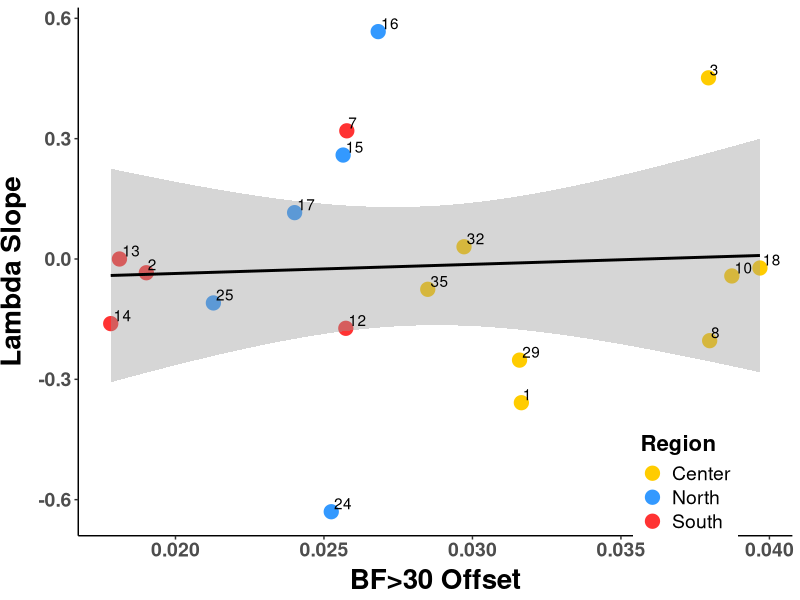
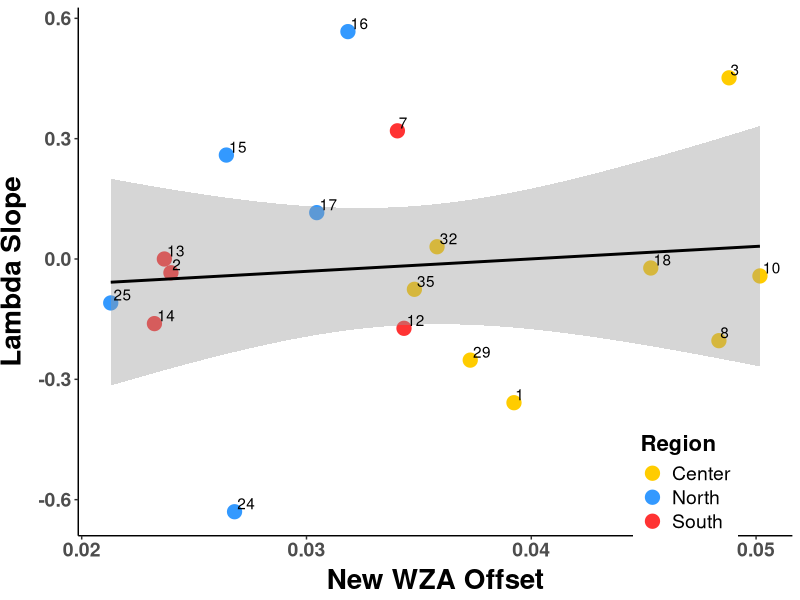
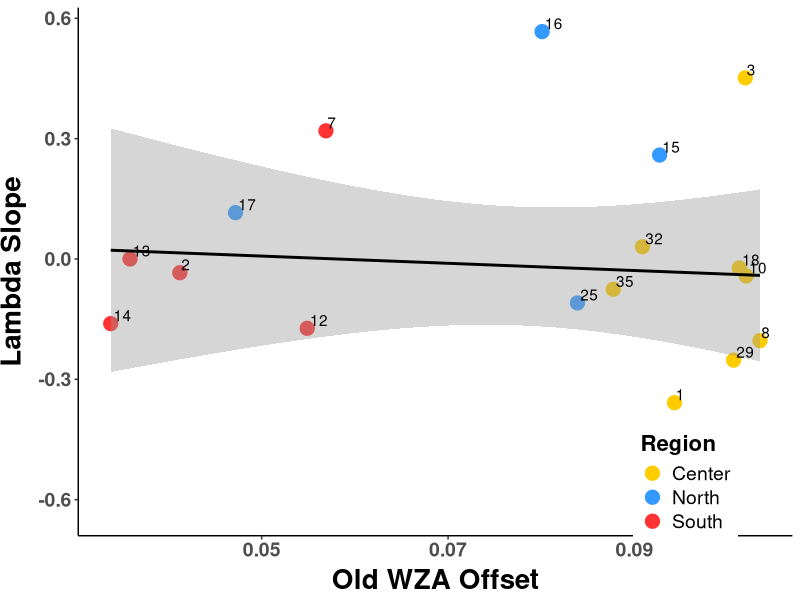
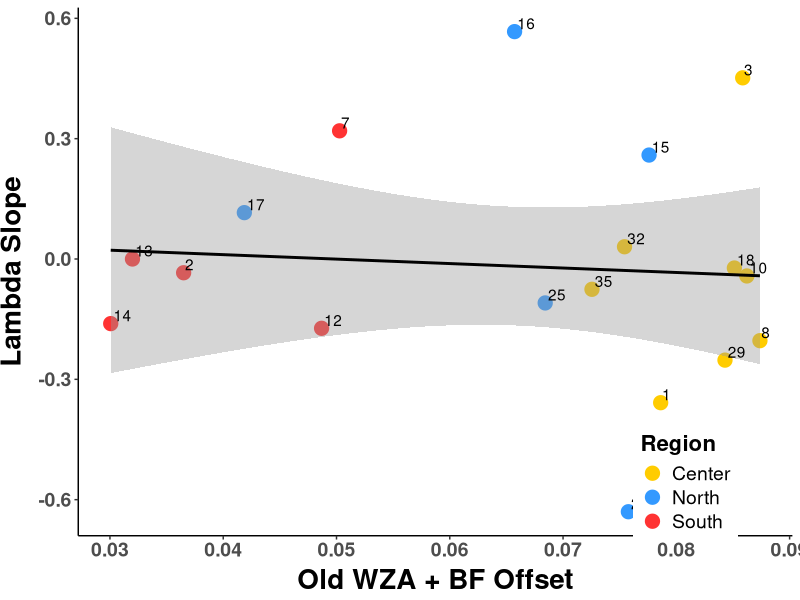
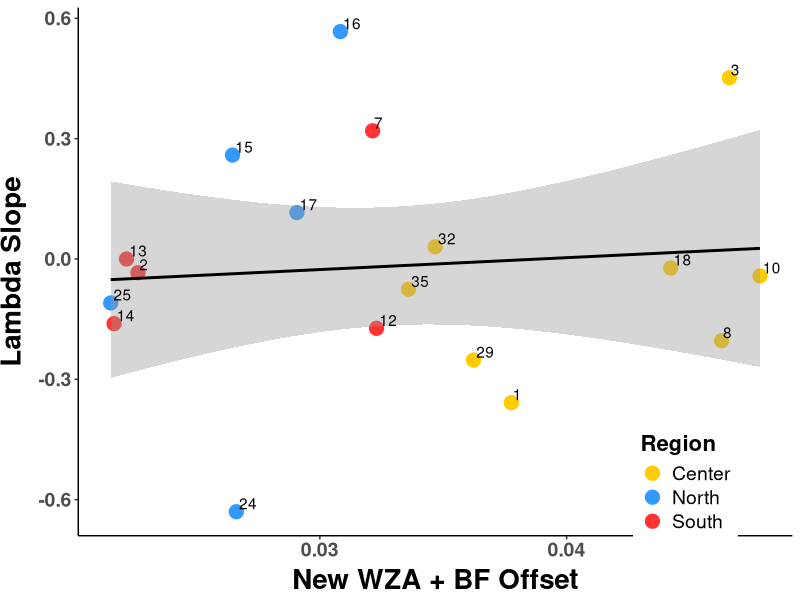
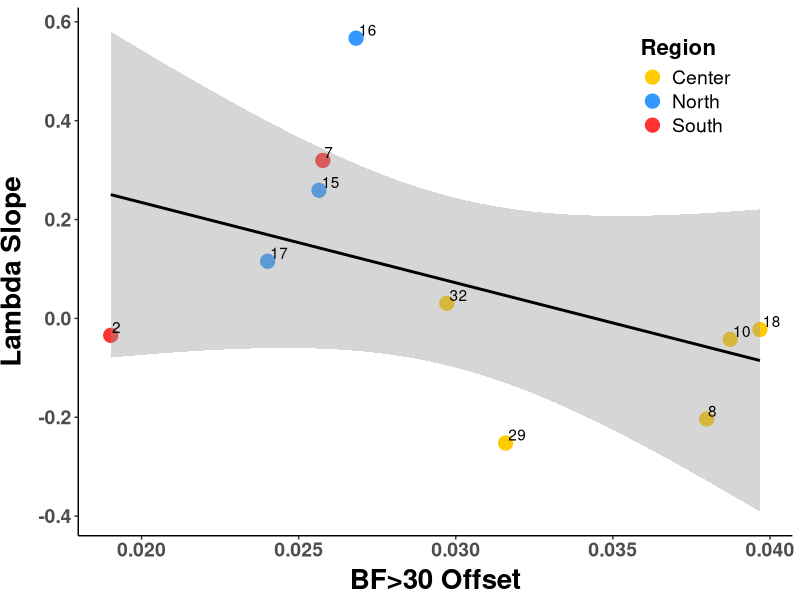
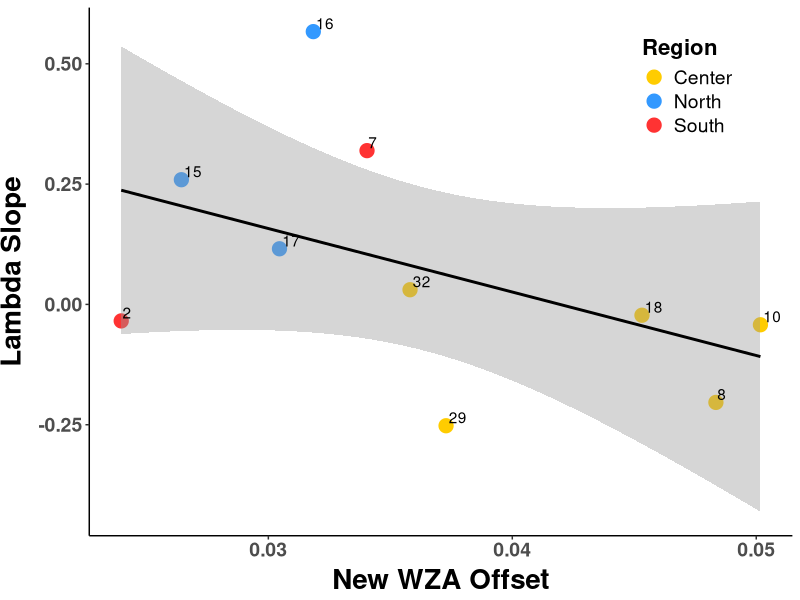
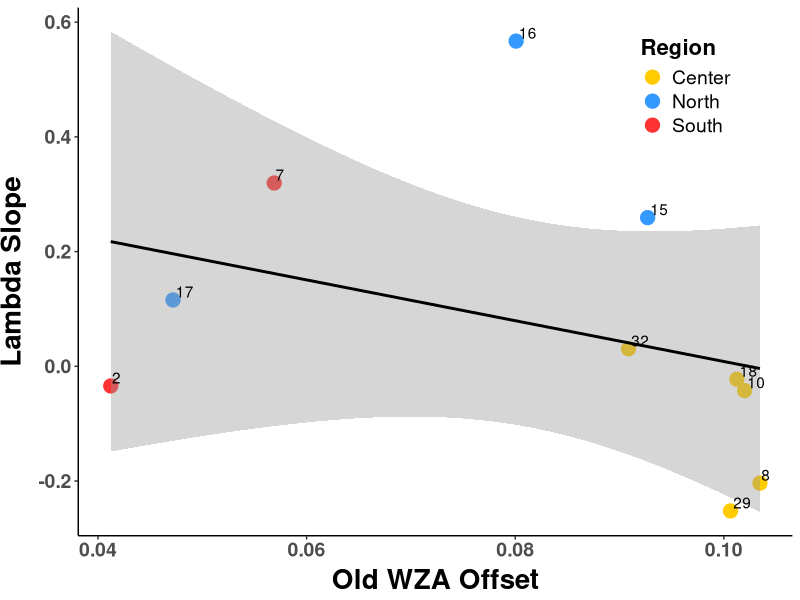

Here is the R script that generated these plots, in order:
##################################################################################
## Plot offset against lambda_slope_1215
## Author Daniel Anstett
## 
## 
## Last Modified April 19, 2023
###################################################################################

#Library install and import
library(tidyverse) 
library(car)
library(ggrepel)

#Import data
offset_pop <- read_csv("data/genomic_data/offset_pop_sense_oldrange.csv")
names(offset_pop)[names(offset_pop) == 'Region...17'] <- 'Region'
offset_pop <- offset_pop %>% filter(Demo_ID!=31)
offset_pop_10 <- offset_pop %>% filter(Paper_ID<13)

#bf30 
#env9 
#oldWZA 
#old_snp_set 
#new_snp_set 


#stats
lm.bf30 <- lm(lambda_slope_1215~offset_bf30,data=offset_pop)
lm.env9  <- lm(lambda_slope_1215~offset_env9 ,data=offset_pop)
lm.oldWZA <- lm(lambda_slope_1215~offset_oldWZA,data=offset_pop)
lm.old_snp_set  <- lm(lambda_slope_1215~offset_old_snp_set,data=offset_pop)
lm.new_snp_set  <- lm(lambda_slope_1215~offset_new_snp_set ,data=offset_pop)

lm.bf30_10 <- lm(lambda_slope_1215~offset_bf30,data=offset_pop_10)
lm.env9_10 <- lm(lambda_slope_1215~offset_env9,data=offset_pop_10)
lm.oldWZA_10 <- lm(lambda_slope_1215~offset_oldWZA,data=offset_pop_10)
lm.old_snp_set_10 <- lm(lambda_slope_1215~offset_old_snp_set,data=offset_pop_10)
lm.new_snp_set_10 <- lm(lambda_slope_1215~offset_new_snp_set,data=offset_pop_10)


Anova(lm.bf30,type="III")
Anova(lm.env9,type="III")
Anova(lm.oldWZA ,type="III")
Anova(lm.old_snp_set ,type="III")
Anova(lm.new_snp_set,type="III")


Anova(lm.bf30_10,type="III")
Anova(lm.env9_10,type="III")
Anova(lm.oldWZA_10,type="III")
Anova(lm.old_snp_set_10,type="III")
Anova(lm.new_snp_set_10,type="III")






###########################################################################################################
#2012-2015 offset plotted against lambda

#BF30
ggplot(offset_pop, aes(x=offset_bf30, y=lambda_slope_1215, label=Demo_ID)) + 
  geom_point(aes(color=Region), size =4.5)+
  geom_smooth(method=lm,color="black")+
#  geom_label_repel(aes(label = ID))+
  geom_text(hjust=-.15, vjust=-.2)+
  scale_y_continuous(name="Lambda Slope")+
  scale_x_continuous(name="BF>30 Offset")+
  scale_color_manual(values= c("North"="#3399FF", "Center"="#FFCC00", "South"="#FF3333"))+
  theme_classic() + theme(
    axis.text.x = element_text(size=14, face="bold"),
    axis.text.y = element_text(size=14,face="bold"),
    axis.title.x = element_text(color="black", size=20, vjust = 0.5, face="bold"),
    axis.title.y = element_text(color="black", size=20,vjust = 2, face="bold",hjust=0.5),
    #legend.position = c(0.85, 0.25),legend.text=element_text(size=14),
    legend.position = c(0.85, 0.10),legend.text=element_text(size=14),
    legend.title=element_text(size=16,face="bold"))
ggsave("Graphs/Old_range/1_offset_lambda_bf30.pdf",width=8, height = 6, units = "in")


#env9 - new WZA 
ggplot(offset_pop, aes(x=offset_env9, y=lambda_slope_1215, label=Demo_ID)) + 
  geom_point(aes(color=Region), size =4.5)+
  geom_smooth(method=lm,color="black")+
  #  geom_label_repel(aes(label = ID))+
  geom_text(hjust=-.15, vjust=-.2)+
  scale_y_continuous(name="Lambda Slope")+
  scale_x_continuous(name="New WZA Offset")+
  scale_color_manual(values= c("North"="#3399FF", "Center"="#FFCC00", "South"="#FF3333"))+
  theme_classic() + theme(
    axis.text.x = element_text(size=14, face="bold"),
    axis.text.y = element_text(size=14,face="bold"),
    axis.title.x = element_text(color="black", size=20, vjust = 0.5, face="bold"),
    axis.title.y = element_text(color="black", size=20,vjust = 2, face="bold",hjust=0.5),
    #legend.position = c(0.85, 0.85),legend.text=element_text(size=14),
    legend.position = c(0.85, 0.10),legend.text=element_text(size=14),
    legend.title=element_text(size=16,face="bold"))
ggsave("Graphs/Old_range/2_offset_lambda_env9.pdf",width=7, height = 5, units = "in")

#Old WZA
ggplot(offset_pop, aes(x=offset_oldWZA , y=lambda_slope_1215, label=Demo_ID)) + 
  geom_point(aes(color=Region), size =4.5)+
  geom_smooth(method=lm,color="black")+
  #  geom_label_repel(aes(label = ID))+
  geom_text(hjust=-.15, vjust=-.2)+
  scale_y_continuous(name="Lambda Slope")+
  scale_x_continuous(name="Old WZA Offset")+
  scale_color_manual(values= c("North"="#3399FF", "Center"="#FFCC00", "South"="#FF3333"))+
  theme_classic() + theme(
    axis.text.x = element_text(size=14, face="bold"),
    axis.text.y = element_text(size=14,face="bold"),
    axis.title.x = element_text(color="black", size=20, vjust = 0.5, face="bold"),
    axis.title.y = element_text(color="black", size=20,vjust = 2, face="bold",hjust=0.5),
    #legend.position = c(0.85, 0.85),legend.text=element_text(size=14),
    legend.position = c(0.85, 0.10),legend.text=element_text(size=14),
    legend.title=element_text(size=16,face="bold"))
ggsave("Graphs/Old_range/3_offset_lambda_oldWZA.pdf",width=7, height = 5, units = "in")

#Old snp set
ggplot(offset_pop, aes(x=offset_old_snp_set  , y=lambda_slope_1215, label=Demo_ID)) + 
  geom_point(aes(color=Region), size =4.5)+
  geom_smooth(method=lm,color="black")+
  #  geom_label_repel(aes(label = ID))+
  geom_text(hjust=-.15, vjust=-.2)+
  scale_y_continuous(name="Lambda Slope")+
  scale_x_continuous(name="Old WZA + BF Offset")+
  scale_color_manual(values= c("North"="#3399FF", "Center"="#FFCC00", "South"="#FF3333"))+
  theme_classic() + theme(
    axis.text.x = element_text(size=14, face="bold"),
    axis.text.y = element_text(size=14,face="bold"),
    axis.title.x = element_text(color="black", size=20, vjust = 0.5, face="bold"),
    axis.title.y = element_text(color="black", size=20,vjust = 2, face="bold",hjust=0.5),
    #legend.position = c(0.85, 0.85),legend.text=element_text(size=14),
    legend.position = c(0.85, 0.10),legend.text=element_text(size=14),
    legend.title=element_text(size=16,face="bold"))
ggsave("Graphs/Old_range/4_offset_lambda_old_snp_set.pdf",width=7, height = 5, units = "in")


#New WZA
ggplot(offset_pop, aes(x=offset_new_snp_set  , y=lambda_slope_1215, label=Demo_ID)) + 
  geom_point(aes(color=Region), size =4.5)+
  geom_smooth(method=lm,color="black")+
  #  geom_label_repel(aes(label = ID))+
  geom_text(hjust=-.15, vjust=-.2)+
  scale_y_continuous(name="Lambda Slope")+
  scale_x_continuous(name="New WZA + BF Offset")+
  scale_color_manual(values= c("North"="#3399FF", "Center"="#FFCC00", "South"="#FF3333"))+
  theme_classic() + theme(
    axis.text.x = element_text(size=14, face="bold"),
    axis.text.y = element_text(size=14,face="bold"),
    axis.title.x = element_text(color="black", size=20, vjust = 0.5, face="bold"),
    axis.title.y = element_text(color="black", size=20,vjust = 2, face="bold",hjust=0.5),
    #legend.position = c(0.85, 0.85),legend.text=element_text(size=14),
    legend.position = c(0.85, 0.10),legend.text=element_text(size=14),
    legend.title=element_text(size=16,face="bold"))
ggsave("Graphs/Old_range/5_offset_lambda_new_snp_set.pdf",width=7, height = 5, units = "in")



##################################################################################################################
#Offset pop with 10 initial populations

#BF30
ggplot(offset_pop_10, aes(x=offset_bf30, y=lambda_slope_1215, label=Demo_ID)) + 
  geom_point(aes(color=Region), size =4.5)+
  geom_smooth(method=lm,color="black")+
  #  geom_label_repel(aes(label = ID))+
  geom_text(hjust=-.15, vjust=-.2)+
  scale_y_continuous(name="Lambda Slope")+
  scale_x_continuous(name="BF>30 Offset")+
  scale_color_manual(values= c("North"="#3399FF", "Center"="#FFCC00", "South"="#FF3333"))+
  theme_classic() + theme(
    axis.text.x = element_text(size=14, face="bold"),
    axis.text.y = element_text(size=14,face="bold"),
    axis.title.x = element_text(color="black", size=20, vjust = 0.5, face="bold"),
    axis.title.y = element_text(color="black", size=20,vjust = 2, face="bold",hjust=0.5),
    #legend.position = c(0.85, 0.25),legend.text=element_text(size=14),
    legend.position = c(0.85, 0.85),legend.text=element_text(size=14),
    legend.title=element_text(size=16,face="bold"))
ggsave("Graphs/Old_range/1_offset_lambda_bf30_only10.pdf",width=8, height = 6, units = "in")


#env9 - new WZA 
ggplot(offset_pop_10, aes(x=offset_env9, y=lambda_slope_1215, label=Demo_ID)) + 
  geom_point(aes(color=Region), size =4.5)+
  geom_smooth(method=lm,color="black")+
  #  geom_label_repel(aes(label = ID))+
  geom_text(hjust=-.15, vjust=-.2)+
  scale_y_continuous(name="Lambda Slope")+
  scale_x_continuous(name="New WZA Offset")+
  scale_color_manual(values= c("North"="#3399FF", "Center"="#FFCC00", "South"="#FF3333"))+
  theme_classic() + theme(
    axis.text.x = element_text(size=14, face="bold"),
    axis.text.y = element_text(size=14,face="bold"),
    axis.title.x = element_text(color="black", size=20, vjust = 0.5, face="bold"),
    axis.title.y = element_text(color="black", size=20,vjust = 2, face="bold",hjust=0.5),
    #legend.position = c(0.85, 0.85),legend.text=element_text(size=14),
    legend.position = c(0.85, 0.85),legend.text=element_text(size=14),
    legend.title=element_text(size=16,face="bold"))
ggsave("Graphs/Old_range/2_offset_lambda_env9_only10.pdf",width=7, height = 5, units = "in")

#Old WZA
ggplot(offset_pop_10, aes(x=offset_oldWZA , y=lambda_slope_1215, label=Demo_ID)) + 
  geom_point(aes(color=Region), size =4.5)+
  geom_smooth(method=lm,color="black")+
  #  geom_label_repel(aes(label = ID))+
  geom_text(hjust=-.15, vjust=-.2)+
  scale_y_continuous(name="Lambda Slope")+
  scale_x_continuous(name="Old WZA Offset")+
  scale_color_manual(values= c("North"="#3399FF", "Center"="#FFCC00", "South"="#FF3333"))+
  theme_classic() + theme(
    axis.text.x = element_text(size=14, face="bold"),
    axis.text.y = element_text(size=14,face="bold"),
    axis.title.x = element_text(color="black", size=20, vjust = 0.5, face="bold"),
    axis.title.y = element_text(color="black", size=20,vjust = 2, face="bold",hjust=0.5),
    #legend.position = c(0.85, 0.85),legend.text=element_text(size=14),
    legend.position = c(0.85, 0.85),legend.text=element_text(size=14),
    legend.title=element_text(size=16,face="bold"))
ggsave("Graphs/Old_range/3_offset_lambda_oldWZA_only10.pdf",width=7, height = 5, units = "in")

#Old snp set
ggplot(offset_pop_10, aes(x=offset_old_snp_set  , y=lambda_slope_1215, label=Demo_ID)) + 
  geom_point(aes(color=Region), size =4.5)+
  geom_smooth(method=lm,color="black")+
  #  geom_label_repel(aes(label = ID))+
  geom_text(hjust=-.15, vjust=-.2)+
  scale_y_continuous(name="Lambda Slope")+
  scale_x_continuous(name="Old WZA + BF Offset")+
  scale_color_manual(values= c("North"="#3399FF", "Center"="#FFCC00", "South"="#FF3333"))+
  theme_classic() + theme(
    axis.text.x = element_text(size=14, face="bold"),
    axis.text.y = element_text(size=14,face="bold"),
    axis.title.x = element_text(color="black", size=20, vjust = 0.5, face="bold"),
    axis.title.y = element_text(color="black", size=20,vjust = 2, face="bold",hjust=0.5),
    #legend.position = c(0.85, 0.85),legend.text=element_text(size=14),
    legend.position = c(0.85, 0.85),legend.text=element_text(size=14),
    legend.title=element_text(size=16,face="bold"))
ggsave("Graphs/Old_range/4_offset_lambda_old_snp_set_only10.pdf",width=7, height = 5, units = "in")


#New WZA
ggplot(offset_pop_10, aes(x=offset_new_snp_set  , y=lambda_slope_1215, label=Demo_ID)) + 
  geom_point(aes(color=Region), size =4.5)+
  geom_smooth(method=lm,color="black")+
  #  geom_label_repel(aes(label = ID))+
  geom_text(hjust=-.15, vjust=-.2)+
  scale_y_continuous(name="Lambda Slope")+
  scale_x_continuous(name="New WZA + BF Offset")+
  scale_color_manual(values= c("North"="#3399FF", "Center"="#FFCC00", "South"="#FF3333"))+
  theme_classic() + theme(
    axis.text.x = element_text(size=14, face="bold"),
    axis.text.y = element_text(size=14,face="bold"),
    axis.title.x = element_text(color="black", size=20, vjust = 0.5, face="bold"),
    axis.title.y = element_text(color="black", size=20,vjust = 2, face="bold",hjust=0.5),
    #legend.position = c(0.85, 0.85),legend.text=element_text(size=14),
    legend.position = c(0.85, 0.85),legend.text=element_text(size=14),
    legend.title=element_text(size=16,face="bold"))
ggsave("Graphs/Old_range/5_offset_lambda_new_snp_set_only10.pdf",width=7, height = 5, units = "in")





